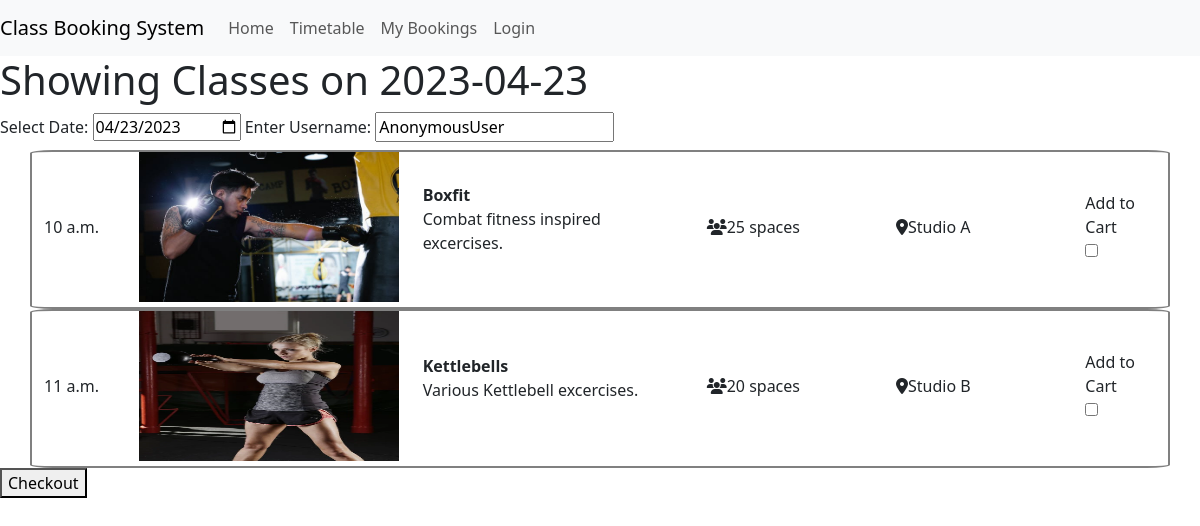
/make_booking.html, run on an earlier commit of the app's database.
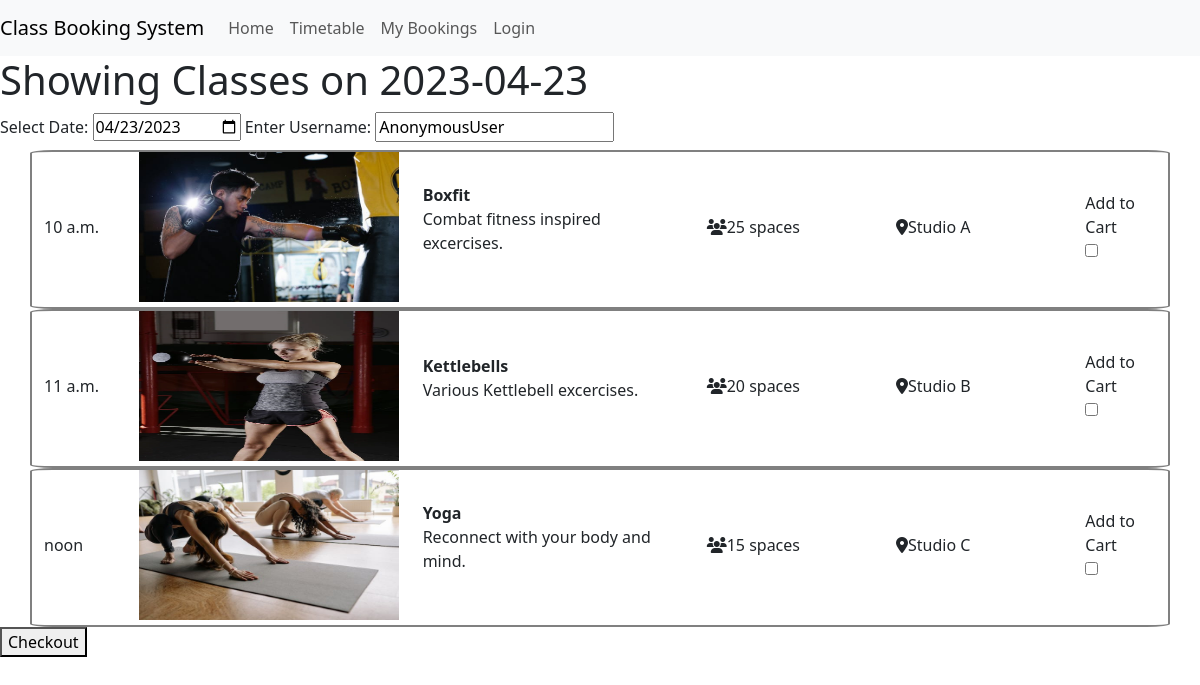
And on a later commit of the database.
### classbooking_app/models.py (models this page shows, shortened)
class Session(models.Model):
    activity = models.ForeignKey(Activity, on_delete=models.CASCADE)
    date = models.DateField(default=date.today())
    time = models.TimeField(default=datetime.now())
    spaces = models.IntegerField(default=25)
    location = models.CharField(max_length=50, default='Studio A')
    running = models.BooleanField(default=True)

class Activity(models.Model):
    name = models.CharField(max_length=50, null=False, blank=False, default="test_class")
    description = models.CharField(max_length=50, null=False, blank=False, default="test_description")
    image = models.CharField(max_length=20, null=False, blank=False, default="test_image")

### classbooking_app/views.py (the view, shortened to what this page needs)
# urls.py: path('make_booking.html', views.show_sessions, name='show_sessions'),
def show_sessions(request):
    date = "2023-04-23"
    todays_sessions = Session.objects.filter(date=date)
    initial_context = {
        'date':date,
        'todays_sessions':todays_sessions
    }
    return render(request, 'classbooking_app/make_booking.html', initial_context)

### classbooking_app/templates/classbooking_app/make_booking.html (shortened to what this page needs)
{% extends 'classbooking_app/base.html' %}
{% block content %}
<div id="timetable">
<h1>Showing Classes on {{ date }}</h1>
    <form method="POST" id="date-form">
        <label for="select-date">Select Date:</label>
        <input type="date" id="select-date" name="date_name" value="{{ date }}">
      <label for="username">Enter Username:</label>
      <input type="text" id="username" name="user_name" value="{{ user }}">
    <div class="container">
      {% for session in todays_sessions %}
        <div class="excercise row vertical-margin">
          <div class="col-1 col-sm-1 col-lg-1 align-self-center">{{ session.time }}</div>
          <div class="col-5 col-sm-5 col-lg-3 has-bg-img">
            <img class="bg-img my-image" src="../../static/classbooking_app/images/{{ session.activity.image }}">
          </div>
          <div class="col-6 col-sm-3 col-lg-3 align-self-center"><strong>{{ session.activity.name }}</strong>
            <p>{{ session.activity.description }}</p>
          </div>
          <div class="col-5 offset-1 col-sm-3 offset-sm-0 col-lg-2 offset-lg-0 align-self-center"><i class="fa-solid fa-users"></i>{{ session.spaces }} spaces</div>
          <div class="col-2 col-sm-5 offset-sm-1 col-lg-2 offset-lg-0 align-self-center"><i class="fa-solid fa-location-dot"></i>{{ session.location }}</div>
          <div class="col-2 offset-2 col-sm-2 offset-sm-4 col-lg-1 offset-lg-0 align-self-center">
            <label for="{{ session.id }}">Add to Cart</label>
            <input class="add-to-cart" type="checkbox" id="{{ session.id }}" name="{{ session.id }}">
          </div>
        </div>
        {% endfor %}
      </div>
  <button type="button" id="checkout-button">Checkout</button>
</div>
{% endblock %}

### classbooking_app/templates/classbooking_app/base.html (shortened to what this page needs)
{% load static %}
<!DOCTYPE html>
<html lang="en">
<head>
    <link href="https://cdn.jsdelivr.net/npm/bootstrap@5.3.0-alpha1/dist/css/bootstrap.min.css" rel="stylesheet">
    <link rel="stylesheet" href="../../static/classbooking_app/css/style.css?2">
</head>
<body>
    <nav class="navbar navbar-expand-sm navbar-light bg-light">
        <a class="navbar-brand" href="#">Class Booking System</a>
        <div class="collapse navbar-collapse" id="navbarNav">
          <ul class="navbar-nav">
            <li class="nav-item active">
              <a class="nav-link" href="/">Home <span class="sr-only">(current)</span></a>
            </li>
            <li class="nav-item">
                <a class="nav-link" href="/make_booking.html" id="timetable-link">Timetable</a>
            </li>
            <li class="nav-item">
              <a class="nav-link" href="#">My Bookings</a>
            </li>
            <li class="nav-item">
              <a class="nav-link" href="/login.html">Login</a>
            </li>
          </ul>
        </div>
      </nav>
{% block content %}
{% endblock %}
</body>
</html>

### classbooking_app/static/classbooking_app/css/style.css (style rules this page uses)
.my-image { width:100%; height:150px; }
.excercise { border-style: solid; border-width: 2px; border-color:grey; border-radius: 2%; padding-bottom: 5px; }

What changed in the data, as far as the page shows it:
added Session: time "noon", activity.image (picture), activity.name "Yoga", activity.description "Reconnect with your body and mind.", spaces "15", location "Studio C"
